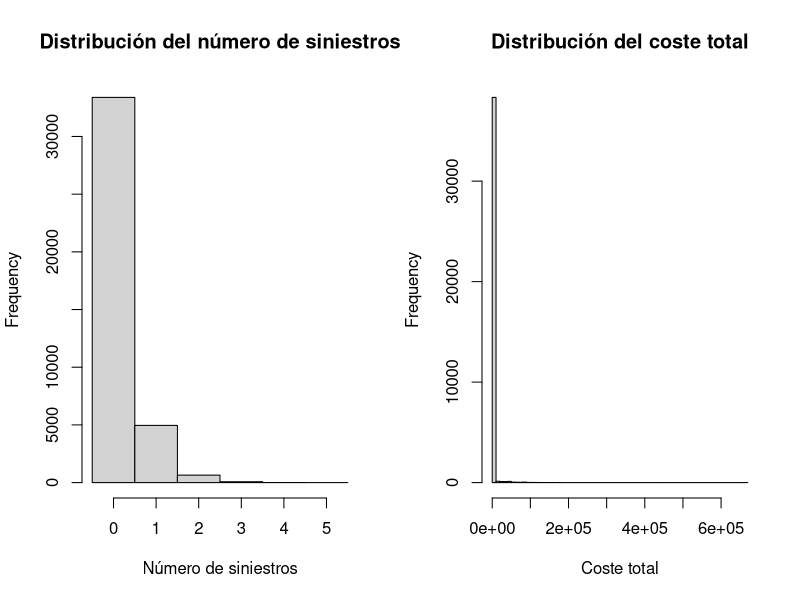

Reproduce this figure in R.
## ---- chunk 1
knitr::opts_chunk$set(echo = TRUE)
## ---- chunk 2
library(knitr)
library(MASS)
## ---- chunk 3
kable(data.frame(Variables= c("freq_paiement","langue","type_prof","alimentation","type_territoire","utilisation","presence_alarme","marque_voiture","sexe","cout1","cout2","cout3","cout4","nbsin","exposition","cout","age","duree_permis"), Descricion= c("Peridocidad pago de la póliza [annuel, mensuel]","Idioma del asegurado [A=Ingles, F=Francés]","Profesión del asegurado","Hábitos alimenticios","Zona de conducción del asegurado [Urbana, semiurbana, Rural]","Tipo de uso del vehículo","Si el vehículo cuenta o no con alarma","Marca del vehículo","sexo del asegurado","coste del primer siniestro","coste del segundo siniestro","coste del tercer siniestro","coste del cuarto siniestro","número de siniestros","exposición al riesgo en fracciones de año","Suma de los costes de los siniestros","Edad del conductor al inicio del período de cobertura en años","Antiguedad del permiso de conducir")))
## ---- chunk 4
datos <- read.csv2("dataFREQ.csv",
                   stringsAsFactors = FALSE,
                   fileEncoding = "latin1")

str(datos)
summary(datos)
## ---- chunk 5
# Variables cualitativas
vars_factor <- c("freq_paiement", "langue", "type_prof", "alimentation",
                 "type_territoire", "utilisation", "presence_alarme",
                 "marque_voiture", "sexe")

datos[vars_factor] <- lapply(datos[vars_factor], factor)

# Sustituimos NA en costes por 0 para poder hacer descriptivos agregados
datos$cout_total_0 <- ifelse(is.na(datos$cout), 0, datos$cout)

# Categorización de variables cuantitativas
datos$age_cat <- cut(datos$age,
                     breaks = c(17, 25, 35, 45, 55, 65, Inf),
                     labels = c("18-25", "26-35", "36-45",
                                "46-55", "56-65", "66+"),
                     right = TRUE)

datos$permis_cat <- cut(datos$duree_permis,
                        breaks = c(-Inf, 5, 10, 20, 30, Inf),
                        labels = c("0-5", "6-10", "11-20",
                                   "21-30", "31+"),
                        right = TRUE)

# Agrupamos marcas poco frecuentes para evitar demasiados parámetros
tabla_marcas <- sort(table(datos$marque_voiture), decreasing = TRUE)
marcas_principales <- names(tabla_marcas[tabla_marcas >= 300])
datos$marca_grupo <- as.character(datos$marque_voiture)
datos$marca_grupo[!(datos$marca_grupo %in% marcas_principales)] <- "Otras"
datos$marca_grupo <- factor(datos$marca_grupo)

# Evitamos problemas con exposiciones nulas
summary(datos$exposition)
datos <- datos[datos$exposition > 0, ]
## ---- chunk 6
dim(datos)

# Resumen de variables numéricas principales
kable(summary(datos[, c("nbsin", "exposition", "cout_total_0",
                        "age", "duree_permis")]))
## ---- chunk 7
# Distribuciones de algunas variables cualitativas
kable(data.frame(table(datos$freq_paiement)),
      col.names = c("Frecuencia de pago", "Frecuencia"))

kable(data.frame(table(datos$type_territoire)),
      col.names = c("Tipo de territorio", "Frecuencia"))

kable(data.frame(table(datos$utilisation)),
      col.names = c("Utilización", "Frecuencia"))

kable(data.frame(table(datos$sexe)),
      col.names = c("Sexo", "Frecuencia"))
## ---- chunk 8
# Distribución del número de siniestros
kable(data.frame(table(datos$nbsin)),
      col.names = c("Número de siniestros", "Frecuencia"))

media_nbsin <- mean(datos$nbsin)
var_nbsin <- var(datos$nbsin)

media_nbsin
var_nbsin
## ---- chunk 9
par(mfrow = c(1, 2))

hist(datos$nbsin,
     main = "Distribución del número de siniestros",
     xlab = "Número de siniestros",
     breaks = seq(-0.5, max(datos$nbsin) + 0.5, by = 1))

hist(datos$cout_total_0,
     main = "Distribución del coste total",
     xlab = "Coste total",
     breaks = 50)

par(mfrow = c(1, 1))
## ---- chunk 10
formula_freq <- nbsin ~ freq_paiement + langue + type_prof + alimentation +
  type_territoire + utilisation + presence_alarme + marca_grupo + sexe +
  age_cat + permis_cat + offset(log(exposition))

modelo_pois <- glm(formula_freq,
                   family = poisson(link = "log"),
                   data = datos)

summary(modelo_pois)
## ---- chunk 11
disp_deviance <- deviance(modelo_pois) / df.residual(modelo_pois)
disp_pearson <- sum(residuals(modelo_pois, type = "pearson")^2) /
  df.residual(modelo_pois)

disp_deviance

disp_pearson
## ---- chunk 12
modelo_nb <- glm.nb(formula_freq, data = datos)

summary(modelo_nb)
## ---- chunk 13
comparacion_freq <- data.frame(
  Modelo = c("Poisson", "Binomial Negativa"),
  AIC = c(AIC(modelo_pois), AIC(modelo_nb)),
  Deviance = c(deviance(modelo_pois), deviance(modelo_nb)),
  GL_residuales = c(df.residual(modelo_pois), df.residual(modelo_nb))
)

kable(comparacion_freq, digits = 4)
## ---- chunk 14
disp_deviance_nb <- deviance(modelo_nb) / df.residual(modelo_nb)
disp_pearson_nb <- sum(residuals(modelo_nb, type = "pearson")^2) / df.residual(modelo_nb)
disp_deviance_nb
disp_pearson_nb
